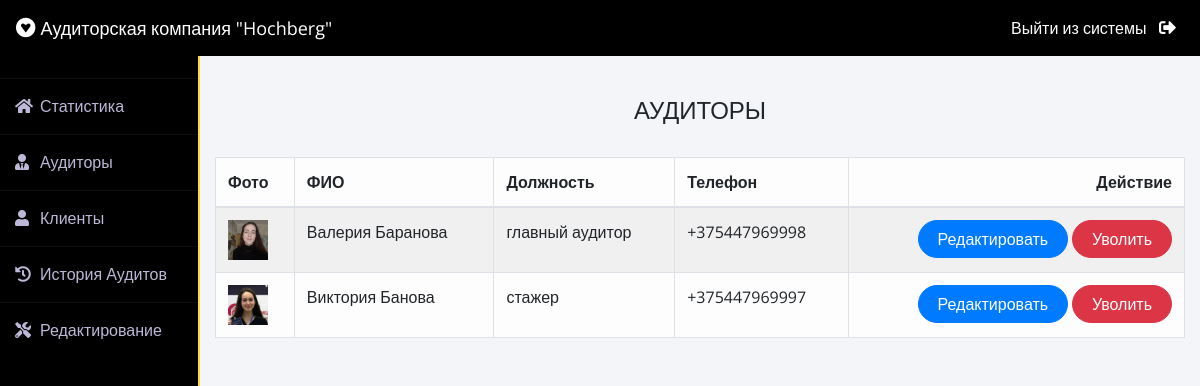
The app's page /admin-auditor (signed in) with its own data.
### auditor/models.py (models this page shows, shortened)
class Auditor(models.Model):
    user=models.OneToOneField(User,on_delete=models.CASCADE)
    profile_pic= models.ImageField(upload_to='profile_pic/Auditor/',null=True,blank=True)
    mobile = models.CharField(max_length=20,null=False)
    job = models.CharField(max_length=20,null=False)
    @property
    def get_name(self):
        return self.user.first_name+" "+self.user.last_name

### docs/views.py (the view)
# urls.py: path('admin-auditor', views.admin_auditor_view,name='admin-auditor'),
@login_required(login_url='adminlogin')
def admin_auditor_view(request):
    auditors=dmodels.Auditor.objects.all()
    return render(request,'docs/admin_auditor.html',{'auditors':auditors})

### templates/docs/admin_auditor.html
{% extends 'docs/adminbase.html' %}
{% block content %}
{% load widget_tweaks %}
{%load static%}
<br><br>
<div class="container">
    <H4 class="text-center">АУДИТОРЫ</H4><br>
    <table class="table table-light table-hover table-bordered table-striped">
        <thead>
            <tr>
                <th scope="col">Фото</th>
                <th scope="col">ФИО</th>
                <th scope="col">Должность</th>
                <th scope="col">Телефон</th>
                <th class="text-right">Действие</th>
            </tr>
        </thead>
        <tbody>
            {% for t in auditors %}
            <tr>
                <td> <img src="{% static t.profile_pic.url %}" alt="Profile Pic" height="40px" width="40px" /></td>
                <td> {{t.get_name}}</td>
                <td>{{t.job}}</td>
                <td>+375{{t.mobile}}</td>
                <td class="text-right">
                    <button class="btn btn-primary badge-pill" style="width: 150px;"><a  style="text-decoration: none;color: white;" href="{% url 'update-auditor' t.id  %}">Редактировать</a> </button>
                    <button class="btn btn-danger badge-pill" style="width: 100px;"><a  style="text-decoration: none;color: white;" href="{% url 'delete-auditor' t.id  %}">Уволить</a> </button>
                </td>
            </tr>
            {% endfor %}
        </tbody>
    </table>
</div>
{% endblock content %}

### templates/docs/adminbase.html (style rules this page uses)
* { margin: 0; padding: 0; box-sizing: border-box; list-style: none; text-decoration: none; font-family: 'Open Sans', sans-serif; }
body { background-color: #f3f5f9; }

### records on screen
Auditor: profile_pic (picture), get_name "Валерия Баранова", job "главный аудитор", mobile "447969998"
Auditor: profile_pic (picture), get_name "Виктория Банова", job "стажер", mobile "447969997"
